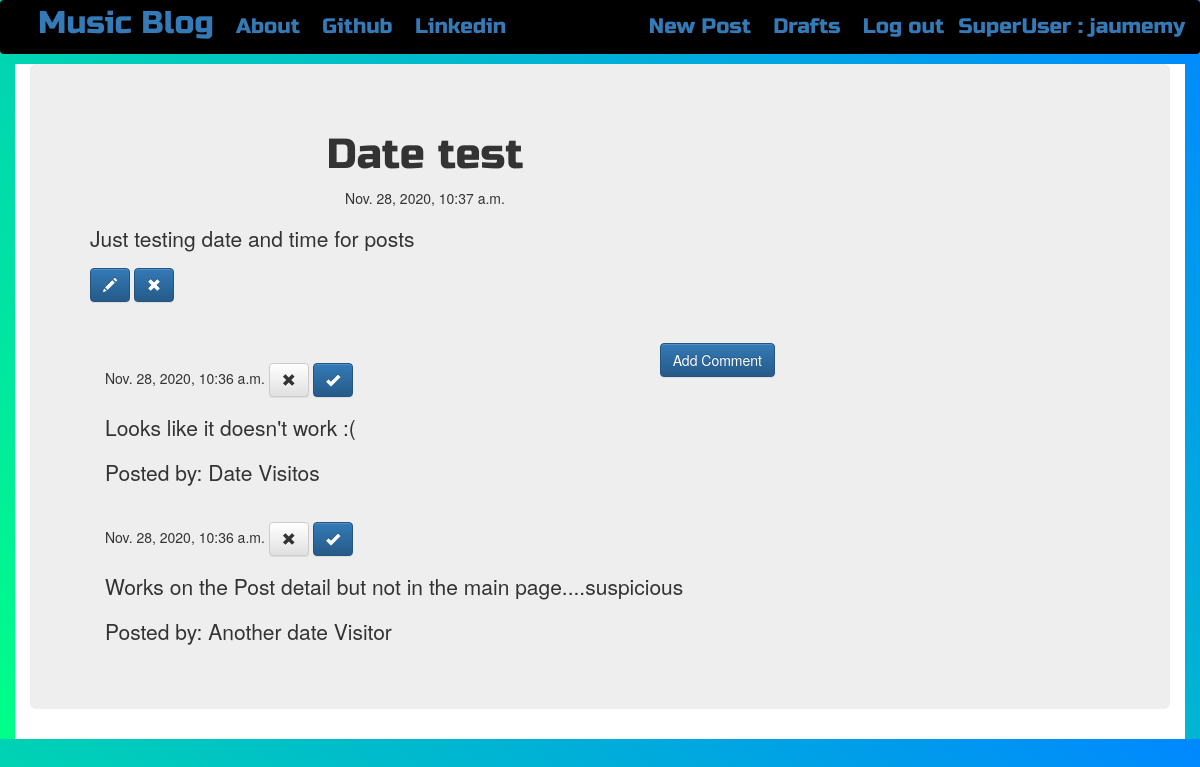
Page /post/7/ (signed in) on the earlier database version.
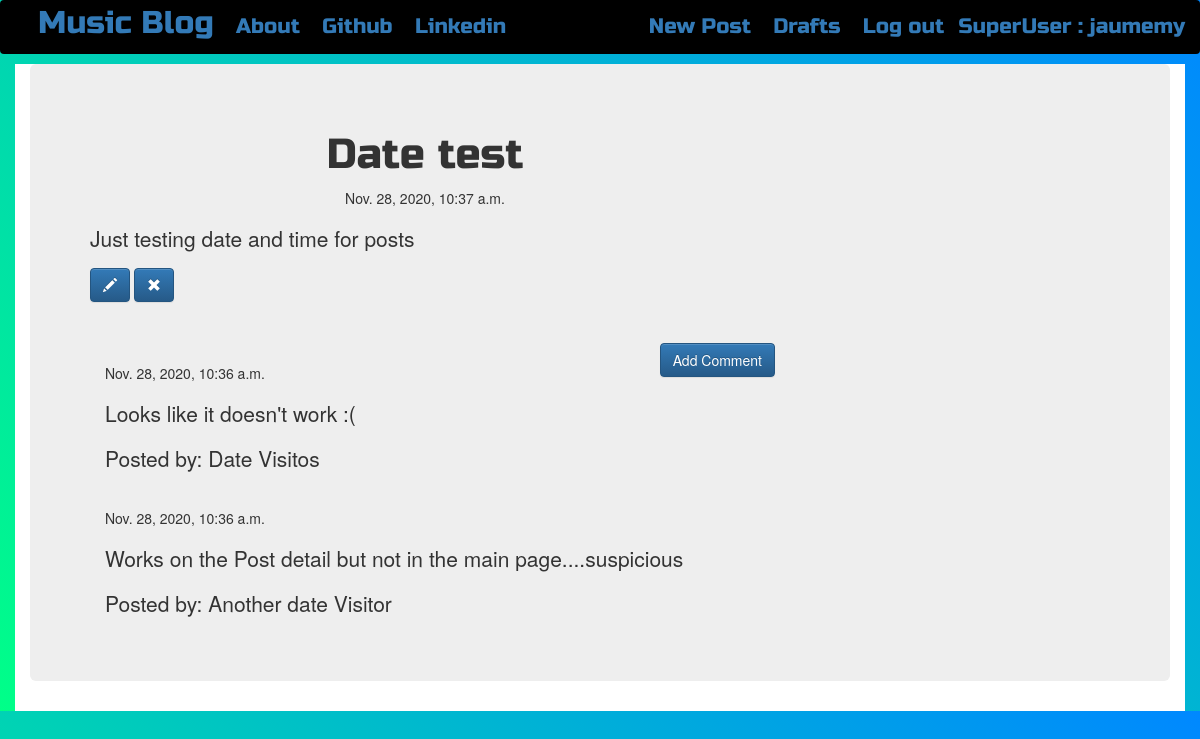
Same page on the later database version.
### blog/models.py (models this page shows, shortened)
class Comment(models.Model):
    post = models.ForeignKey('blog.Post',related_name='comments',on_delete=models.CASCADE)
    author = models.CharField(max_length=32)
    text = models.TextField(max_length=128)
    created_date = models.DateTimeField(default=timezone.now())
    approved_comment = models.BooleanField(default=False)

### blog/views.py (the view)
# urls.py: path('post/<int:pk>/',views.PostDetailView.as_view(),
class PostDetailView(DetailView):
    model = Post

### blog/templates/blog/post_detail.html
{% extends "blog/base.html" %}
{% block content %}
  <h2 class="posttitle">{{post.title}}</h2>
  {% if post.published_date %}
    <div class="date postdate">
      {{post.published_date}}
    </div>
  {% else %}
    <a class="btn btn-default" href="{% url 'post_publish' pk=post.pk %}">Publish</a>
  {% endif %}
  <p class='postcontent'>{{post.text|safe|linebreaksbr}}</p>
  {% if user.is_authenticated %}
    <a class='btn btn-primary' href="{% url 'post_edit' pk=post.pk %}">
      <span class='glyphicon glyphicon-pencil'></span></a>
    <a class='btn btn-primary' href="{% url 'post_remove' pk=post.pk %}">
      <span class='glyphicon glyphicon-remove'></span></a>
  {% endif %}
  <hr>
  <a class='btn btn-primary btn-comment' href="{% url 'add_comment_to_post' pk=post.pk %}">Add Comment</a>
  <div class="container">
    {% for comment in post.comments.all %}
      <br>
      {% if user.is_authenticated or comment.approved_comment %}
        {{comment.created_date}}
        {% if not comment.approved_comment %}
          <a class='btn btn-default' href="{% url 'comment_remove' pk=comment.pk %}">
            <span class='glyphicon glyphicon-remove'></span></a>
          <a class='btn btn-primary' href="{% url 'comment_approve' pk=comment.pk %}">
            <span class='glyphicon glyphicon-ok'></span></a>
        {% endif %}
          <p>{{comment.text|safe|linebreaks}}</p>
          <p>Posted by: {{comment.author}}</p>
      {% endif %}
      {% empty %}
        <p>No comments!</p>
    {% endfor %}
  </div>
{% endblock %}

Differences in the rows shown:
changed Comment "Looks like it doesn't work :(": approved_comment False → True (drawn)
changed Comment "Works on the Post detail but not in the main page....suspicious": approved_comment False → True (drawn)
